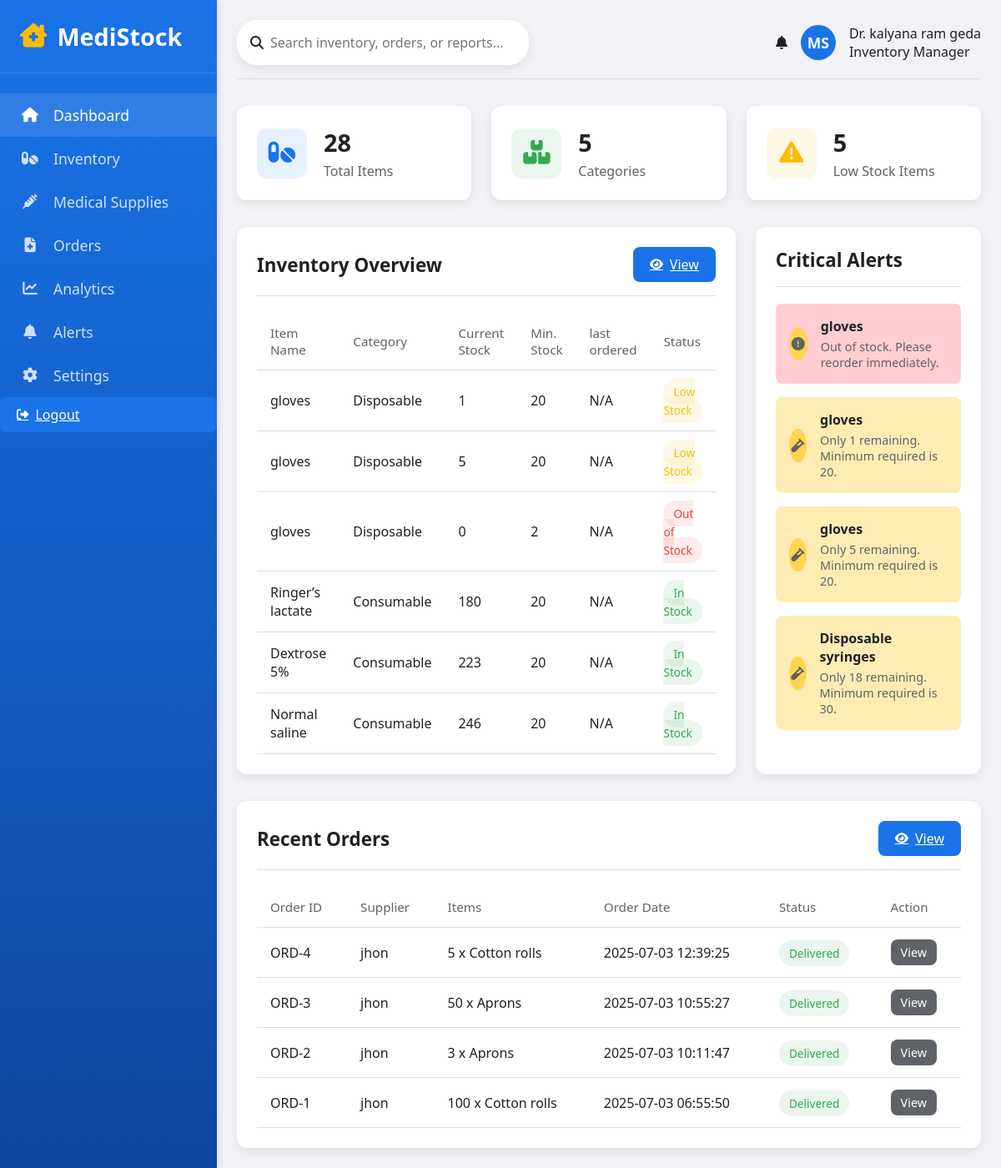
/dashboard (signed in), run on an earlier commit of the app's database.
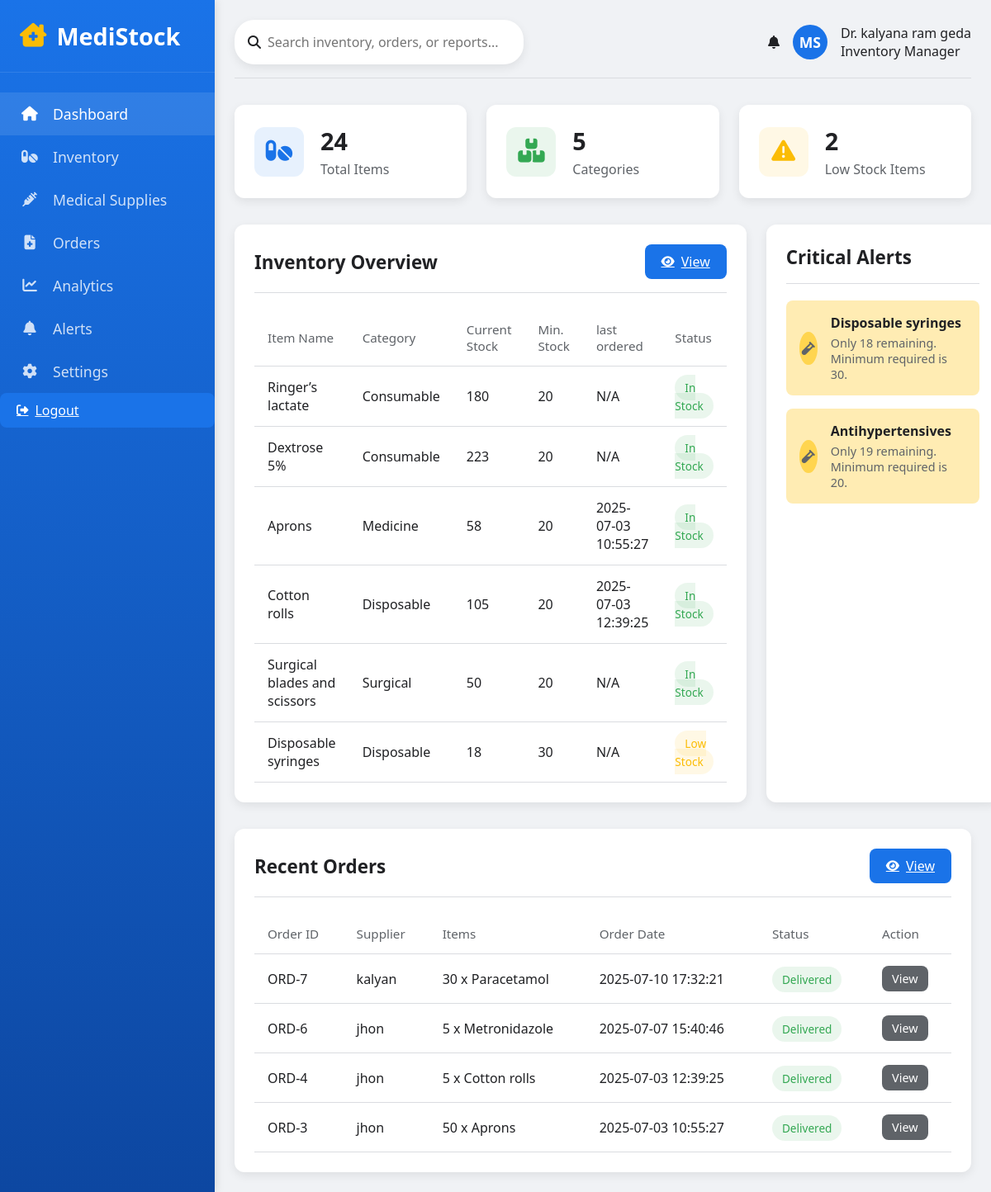
And on a later commit of the database.
### tables this page shows
CREATE TABLE items (
            id INTEGER PRIMARY KEY AUTOINCREMENT,
            name TEXT NOT NULL,
            category TEXT,
            current_stock INTEGER,
            min_stock INTEGER,
            unit TEXT,
            supplier TEXT,
            last_ordered TIMESTAMP
        );

CREATE TABLE orders (
            id INTEGER PRIMARY KEY AUTOINCREMENT,
            item_id INTEGER NOT NULL,
            quantity INTEGER NOT NULL,
            supplier TEXT NOT NULL,
            urgency TEXT CHECK(urgency IN ('low', 'normal', 'high', 'critical')),
            status TEXT CHECK(status IN ('pending', 'approved', 'shipped', 'delivered', 'cancelled')),
            order_date TIMESTAMP DEFAULT CURRENT_TIMESTAMP,
            expected_delivery DATE,
            notes TEXT,
            FOREIGN KEY (item_id) REFERENCES items(id)
        );

### app.py (the view)
@app.route('/dashboard')
def dashboard():
    if 'username' not in session:
        return redirect(url_for('home'))
    conn = get_db_connection()
    c = conn.cursor()
    c.execute("SELECT COUNT(*) FROM items")
    total_items = c.fetchone()[0]
    c.execute("SELECT COUNT(DISTINCT category) FROM items")
    category_count = c.fetchone()[0]
    c.execute("SELECT COUNT(*) FROM items WHERE current_stock < min_stock")
    low_stock_count = c.fetchone()[0]
    c.execute("SELECT * FROM items ORDER BY id DESC LIMIT 6")
    items = c.fetchall()
    c.execute('''
        SELECT o.*, i.name as item_name, i.unit
        FROM orders o
        JOIN items i ON o.item_id = i.id
        ORDER BY o.order_date DESC
        LIMIT 4
    ''')
    orders = c.fetchall()
    c.execute('''
        SELECT name, current_stock, min_stock
        FROM items
        WHERE current_stock = 0 OR current_stock < min_stock
        ORDER BY current_stock ASC
        LIMIT 4
    ''')
    alerts = c.fetchall()
    conn.close()
    return render_template('dashboard.html', name=session['username'],
                           total_items=total_items,
                           category_count=category_count,
                           low_stock_count=low_stock_count,
                           items=items, orders=orders, alerts=alerts)

### app.py (called while the page is built)
def get_db_connection():
    conn = sqlite3.connect(DATABASE_PATH, check_same_thread=False)
    conn.row_factory = sqlite3.Row
    return conn

### templates/dashboard.html (shortened to what the changed rows need)
<!DOCTYPE html>
<html lang="en">
<head>
    <link rel="stylesheet" href="https://cdnjs.cloudflare.com/ajax/libs/font-awesome/6.4.0/css/all.min.css">
</head>
<body>
    <aside class="sidebar">
        <div class="logo">
            <h1><i class="fas fa-clinic-medical"></i> <span>MediStock</span></h1>
        </div>
    </aside>
    <main class="main-content">
        <div class="dashboard-stats">
            <div class="stat-card card-1">
                <div class="stat-info">
                    <h3>{{ total_items }}</h3>
                    <p>Total Items</p>
                </div>
            </div>
            <div class="stat-card card-3">
                <div class="stat-info">
                    <h3>{{ low_stock_count }}</h3>
                    <p>Low Stock Items</p>
                </div>
            </div>
            </div>
        <div class="dashboard-content">
            <div class="card">
                <div class="card-header">
                    <h2>Inventory Overview</h2>
                </div>
                <div class="table-responsive">
                    <table>
                        <thead>
                            <tr>
                                <th>Item Name</th>
                                <th>Category</th>
                                <th>Current Stock</th>
                                <th>Min. Stock</th>
                                <th>last ordered</th>
                                <th>Status</th>
                            </tr>
                        </thead>
                        <tbody>
    {% for item in items %}
    <tr>
        <td>{{ item.name }}</td>
        <td>{{ item.category }}</td>
        <td>{{ item.current_stock }}</td>
        <td>{{ item.min_stock }}</td>
        <td>{{ item.last_ordered or 'N/A' }}</td>
        <td>
            {% if item.current_stock == 0 %}
                <span class="status out-of-stock">Out of Stock</span>
            {% elif item.current_stock < item.min_stock %}
                <span class="status low-stock">Low Stock</span>
            {% else %}
                <span class="status in-stock">In Stock</span>
            {% endif %}
        </td>
    </tr>
    {% endfor %}
</tbody>
                    </table>
                </div>
            </div>
            <div class="card">
                <div class="card-header">
                    <h2>Critical Alerts</h2>
                </div>
                <div class="alerts-container">
    {% for alert in alerts %}
        <div class="alert-card {% if alert.current_stock == 0 %}critical{% else %}expiring-soon{% endif %}">
            <div class="alert-icon">
                <i class="fas {% if alert.current_stock == 0 %}fa-exclamation-circle{% else %}fa-vial{% endif %}"></i>
            </div>
            <div class="alert-content">
                <h4>{{ alert.name }}</h4>
                {% if alert.current_stock == 0 %}
                    <p>Out of stock. Please reorder immediately.</p>
                {% else %}
                    <p>Only {{ alert.current_stock }} remaining. Minimum required is {{ alert.min_stock }}.</p>
                {% endif %}
            </div>
        </div>
    {% else %}
        <p style="padding: 10px; color: #888;">No critical alerts right now.</p>
    {% endfor %}
</div>
            </div>
        </div>
        <div class="card">
            <div class="card-header">
                <h2>Recent Orders</h2>
            </div>
            <div class="table-responsive">
                <table>
                    <thead>
                        <tr>
                            <th>Order ID</th>
                            <th>Supplier</th>
                            <th>Items</th>
                            <th>Order Date</th>
                            <th>Status</th>
                            <th>Action</th>
                        </tr>
                    </thead>
                    <tbody>
    {% for order in orders %}
    <tr>
        <td>ORD-{{ order.id }}</td>
        <td>{{ order.supplier }}</td>
        <td>{{ order.quantity }} x {{ order.item_name }}</td>
        <td>{{ order.order_date }}</td>
        <td>
            <span class="status
                {% if order.status == 'delivered' %}in-stock
                {% elif order.status == 'processing' %}low-stock
                {% elif order.status == 'pending' %}out-of-stock
                {% else %}in-stock{% endif %}">
                {{ order.status.capitalize() }}
            </span>
        </td>
        <td>
            <a class="btn" style="background: #5f6368; padding: 6px 12px; font-size: 0.9rem;">View</a>
        </td>
    </tr>
    {% endfor %}
</tbody>

What changed in the data, as far as the page shows it:
removed items: name "gloves", category "Disposable", current_stock "1", min_stock "20", last_ordered "N/A", shows "Low Stock"
removed items: name "gloves", category "Disposable", current_stock "5", min_stock "20", last_ordered "N/A", shows "Low Stock"
removed items: name "gloves", category "Disposable", current_stock "0", min_stock "2", last_ordered "N/A", shows "Out of Stock", shows "Out of stock. Please reorder immediately."
removed items: name "Normal saline", category "Consumable", current_stock "246", min_stock "20", last_ordered "N/A", shows "In Stock", shown under "Inventory Overview"
no longer on this page (row unchanged): orders: id "2", supplier "jhon", quantity "3", item_name "Aprons", order_date "2025-07-03 10:11:47", status "Delivered"
no longer on this page (row unchanged): orders: id "1", supplier "jhon", quantity "100", item_name "Cotton rolls", order_date "2025-07-03 06:55:50", status "Delivered"
now on this page (row unchanged): items: name "Aprons", category "Medicine", current_stock "58", min_stock "20", last_ordered "2025-07-03 10:55:27", shows "In Stock", shown under "Inventory Overview"
now on this page (row unchanged): items: name "Cotton rolls", category "Disposable", current_stock "105", min_stock "20", last_ordered "2025-07-03 12:39:25", shows "In Stock", shown under "Inventory Overview"
now on this page (row unchanged): items: name "Surgical blades and scissors", category "Surgical", current_stock "50", min_stock "20", last_ordered "N/A", shows "In Stock", shown under "Inventory Overview"
now on one of the page's lists (row unchanged): items: name "Disposable syringes", category "Disposable", current_stock "18", min_stock "30"
now on this page (row unchanged): items: name "Antihypertensives", current_stock "19", min_stock "20", shown under "Critical Alerts"
added orders: id "7", supplier "kalyan", quantity "30", item_name "Paracetamol", order_date "2025-07-10 17:32:21", status "Delivered"
added orders: id "6", supplier "jhon", quantity "5", item_name "Metronidazole", order_date "2025-07-07 15:40:46", status "Delivered"
Also different on the page:
{{ total_items }}: "28" → "24"
{{ low_stock_count }}: "5" → "2"
